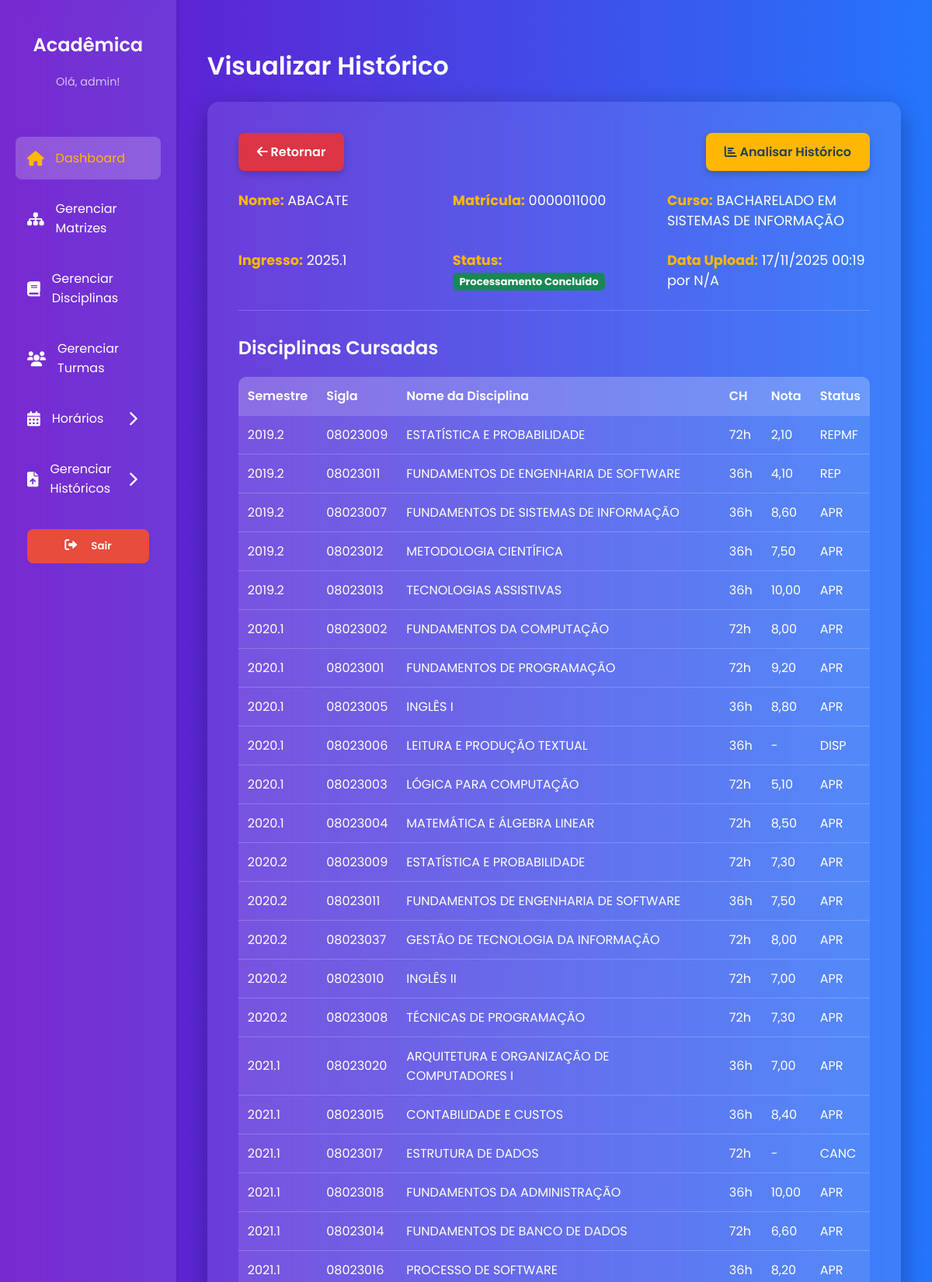
The app's page /historicos/detalhe/22/ (signed in, upper part) with its own data.
### core/models.py (models this page shows, shortened)
class Usuario(AbstractUser):
    gestao_inicio = models.DateField(
        null=True,
        blank=True,
        verbose_name="Início da Gestão"
    )
    portaria = models.CharField(
        max_length=15,
        null=True,
        blank=True,
        verbose_name="Número da Portaria"
    )
    groups = models.ManyToManyField(
        'auth.Group',
        related_name='core_usuarios',
        blank=True,
        help_text='The groups this user belongs to.',
        related_query_name='core_usuario',
        verbose_name="Grupos de Usuário"
    )
    user_permissions = models.ManyToManyField(
        'auth.Permission',
        related_name='core_usuarios',
        blank=True,
        help_text='Specific permissions for this user.',
        related_query_name='core_usuario',
        verbose_name="Permissões de Usuário"
    )
    class Meta:
        db_table = 'USUARIO'
        verbose_name = "Usuário"
        verbose_name_plural = "Usuários"

### upload/models.py (models this page shows, shortened)
class Historico(models.Model):
    STATUS_CHOICES = [
        ('PENDENTE', 'Processamento Pendente'),
        ('CONCLUIDO', 'Processamento Concluído'),
        ('ERRO', 'Erro no Processamento'),
    ]
    aluno = models.ForeignKey(
        Aluno,
        on_delete=models.CASCADE,
        verbose_name="Aluno",
        related_name='historicos' # Permite consultar facilmente historicos do aluno
    )
    usuario = models.ForeignKey(
        Usuario,
        on_delete=models.SET_NULL, # Mantém o histórico mesmo que o coordenador seja excluído
        null=True,
        verbose_name="Coordenador Responsável"
    )
    data_upload = models.DateTimeField(
        auto_now_add=True,
        verbose_name="Data de Upload"
    )
    status = models.CharField(
        max_length=20,
        choices=STATUS_CHOICES,
        default='PENDENTE',
        verbose_name="Status de Processamento"
    )
    arquivo_original = models.FileField(
        upload_to='historicos/',
        null=True,
        blank=True,
        verbose_name="Arquivo PDF Original"
    )
    class Meta:
        db_table = 'HISTORICO'
        verbose_name = "Histórico Escolar"
        verbose_name_plural = "Históricos Escolares"

class Aluno(models.Model):
    nome = models.CharField(max_length=100)
    matricula = models.CharField(max_length=10, unique=True)
    curso = models.CharField(max_length=100, verbose_name="Curso de Ingresso")
    ano_ingresso = models.CharField(max_length=6, verbose_name="Ano de Ingresso")
    class Meta:
        db_table = 'ALUNO'
        verbose_name = "Aluno"
        verbose_name_plural = "Alunos"

class HistoricoItens(models.Model):
    historico = models.ForeignKey(
        Historico,
        on_delete=models.CASCADE,
        verbose_name="Histórico",
        related_name='itens'
    )
    disciplina_nome = models.CharField(max_length=200, verbose_name="Nome da Disciplina")
    disciplina_sigla = models.CharField(max_length=10, verbose_name="Sigla")
    ch = models.IntegerField(verbose_name="Carga Horária")
    nota = models.DecimalField(max_digits=5, decimal_places=2, null=True, blank=True)
    frequencia = models.IntegerField(null=True, blank=True, verbose_name="Frequência (%)")
    status_disciplina = models.CharField(max_length=50, verbose_name="Situação") # Ex: APROVADO, REPROVADO, CANCELADO
    semestre_cursado = models.CharField(max_length=10, verbose_name="Semestre Cursado") # Ex: 2021.1
    class Meta:
        db_table = 'HISTORICO_ITENS'
        verbose_name = "Item de Histórico"
        verbose_name_plural = "Itens de Histórico"

### upload/views.py (the view)
# urls.py: path('historicos/detalhe/<int:pk>/', views.consultar_historico_detalhe, name='consultar_historico_detalhe'),
@login_required
def consultar_historico_detalhe(request, pk):
    historico = get_object_or_404(Historico.objects.select_related('aluno'), pk=pk)
    itens = HistoricoItens.objects.filter(historico=historico).order_by('semestre_cursado', 'disciplina_nome')
    return render(request, 'upload/consultar_historico_detalhe.html', {
        'historico': historico,
        'itens': itens
    })

### upload/templates/upload/consultar_historico_detalhe.html (shortened to what this page needs)
{% extends 'core/base.html' %}
{% load static %} {% block title %}Detalhe do Histórico{% endblock %}
{% block page_title %}Visualizar Histórico{% endblock %} {% block content %}
    <div style="display: flex; justify-content: space-between; align-items: center; margin-bottom: 20px;">
        <a href="{% url 'upload:consultar_historicos' %}" class="cancel-button">
            <i class="fas fa-arrow-left"></i> Retornar
        </a>
        <a href="{% url 'analytics:analisar_historico' historico_pk=historico.pk %}" class="cta-button"> <i class="fas fa-chart-bar"></i> Analisar Histórico
        </a>
        </div>
    <div class="aluno-info">
        <p><strong>Nome:</strong> {{ historico.aluno.nome }}</p>
        <p><strong>Matrícula:</strong> {{ historico.aluno.matricula }}</p>
        <p><strong>Curso:</strong> {{ historico.aluno.curso }}</p>
        <p><strong>Ingresso:</strong> {{ historico.aluno.ano_ingresso }}</p>
        <p><strong>Status:</strong>
            <span class="status-badge
                {% if historico.status == 'CONCLUIDO' %}status-concluido
                {% elif historico.status == 'PENDENTE' %}status-pendente
                {% else %}status-erro
                {% endif %}">
                {{ historico.get_status_display }}
            </span>
        </p>
        <p><strong>Data Upload:</strong> {{ historico.data_upload|date:"d/m/Y H:i" }} por {{ historico.usuario.nome_completo|default:'N/A' }}</p>
    </div>
    <h2 style="text-align: left; font-size: 1.5em; margin-bottom: 20px;">Disciplinas Cursadas</h2>
    <table>
        <thead>
            <tr>
                <th>Semestre</th>
                <th>Sigla</th>
                <th>Nome da Disciplina</th>
                <th>CH</th>
                <th>Nota</th>
                <th>Status</th>
            </tr>
        </thead>
        <tbody>
            {% for item in itens %}
            <tr>
                <td>{{ item.semestre_cursado }}</td>
                <td>{{ item.disciplina_sigla }}</td>
                <td>{{ item.disciplina_nome }}</td>
                <td>{{ item.ch }}h</td> <td>{{ item.nota|default_if_none:"-" }}</td>
                <td>{{ item.status_disciplina }}</td>
            </tr>
            {% empty %}
            <tr>
                <td colspan="6">Nenhum item encontrado neste histórico.</td>
            </tr>
            {% endfor %}
        </tbody>
    </table>
{% endblock %}

### core/templates/core/base.html (shortened to what this page needs)
{% load static %}
<!DOCTYPE html>
<html lang="pt-br">
<head>
    <link rel="stylesheet" href="https://cdnjs.cloudflare.com/ajax/libs/font-awesome/6.0.0-beta3/css/all.min.css">
</head>
<body>
    <div class="dashboard-container">
        <aside class="sidebar">
            <div class="sidebar-header">
                <h2>Acadêmica</h2>
                <p>Olá, {{ user.username }}!</p>
            </div>
            <nav class="sidebar-nav">
                <ul>
                    <li><a href="{% url 'painel' %}" class="active"><i class="fas fa-home"></i> Dashboard</a></li>
                    <li><a href="{% url 'listar_matrizes' %}"><i class="fas fa-sitemap"></i> Gerenciar Matrizes</a></li>
                    <li><a href="{% url 'listar_disciplinas' %}"><i class="fas fa-book"></i> Gerenciar Disciplinas</a></li>
                    <li><a href="{% url 'listar_turmas' %}"><i class="fas fa-users"></i> Gerenciar Turmas</a></li>
                    <li class="dropdown-container">
                        <a href="#" id="horarios-dropdown-toggle" class="dropdown-toggle">
                            <i class="fas fa-calendar-alt"></i>
                            <span>Horários</span>
                            <i class="fas fa-chevron-right arrow"></i>
                        </a>
                    </li>
                    <li class="dropdown-container">
                        <a href="#" id="historicos-dropdown-toggle" class="dropdown-toggle">
                            <i class="fas fa-file-upload"></i>
                            <span>Gerenciar Históricos</span>
                            <i class="fas fa-chevron-right arrow"></i>
                        </a>
                    </li>
                    <li><a href="{% url 'logout' %}" style="text-decoration: none; display: block; margin-bottom: 15px;">
            <button type="button" style="
                width: 100%;
                background-color: #e74c3c;
                color: white;
                border: none;
                padding: 12px;
                border-radius: 8px;
                cursor: pointer;
                font-weight: 600;
                transition: background 0.3s;
                font-family: 'Poppins', sans-serif;">
                <i class="fas fa-sign-out-alt"></i> Sair
            </button>
        </a></li>
                </ul>
            </nav>
        </aside>
        <main class="main-content">
            <div class="header">
                <h1>{% block page_title %}{% endblock %}</h1>
            </div>
            <div class="content-card">
                {% block content %}{% endblock %}
            </div>
        </main>
    </div>
</body>
</html>

### core/templates/core/base.html (style rules this page uses)
:root { --primary-color-dark: #6a11cb; --primary-color-light: #2575fc; --accent-color: #ffb703; --accent-color-hover: #fb8500; --text-color: #fff; --container-bg: rgba(255, 255, 255, 0.1); }
body { font-family: 'Poppins', sans-serif; background: linear-gradient(to right, var(--primary-color-dark), var(--primary-color-light)); color: var(--text-color); margin: 0; padding: 0; min-height: 100vh; box-sizing: border-box; }
.dashboard-container { display: flex; min-height: 100vh; }
.sidebar { width: 250px; background-color: rgba(255, 255, 255, 0.1); backdrop-filter: blur(10px); padding: 20px; box-shadow: 2px 0 5px rgba(0, 0, 0, 0.1); display: flex; flex-direction: column; transition: transform 0.3s ease; }
.sidebar-header { text-align: center; margin-bottom: 30px; }
.sidebar-header h2 { font-size: 1.5em; font-weight: 600; }
.sidebar-header p { font-size: 0.9em; color: rgba(255, 255, 255, 0.7); }
.sidebar-nav ul { list-style: none; padding: 0; }
.sidebar-nav a { display: flex; align-items: center; color: #fff; text-decoration: none; padding: 15px; margin-bottom: 10px; border-radius: 8px; transition: all 0.3s ease; font-weight: 400; }
.sidebar-nav a i { margin-right: 15px; font-size: 1.2em; }
.sidebar-nav a:hover, .sidebar-nav a.active { background-color: rgba(255, 255, 255, 0.2); color: #ffb703; }
.dropdown-container { position: relative; }
.dropdown-toggle { display: flex; align-items: center; color: #fff; text-decoration: none; padding: 15px; margin-bottom: 10px; border-radius: 8px; transition: all 0.3s ease; font-weight: 400; cursor: pointer; }
.dropdown-toggle i { margin-right: 15px; font-size: 1.2em; }
.dropdown-toggle .arrow { margin-left: auto; transition: transform 0.3s ease; }
.main-content { flex-grow: 1; padding: 40px; display: flex; flex-direction: column; }
.content-card { background-color: rgba(255, 255, 255, 0.1); backdrop-filter: blur(10px); padding: 40px; border-radius: 15px; box-shadow: 0 10px 30px rgba(0, 0, 0, 0.3); }
h1, h2 { font-weight: 600; }
.cta-button, .cancel-button, .delete-button { display: inline-block; padding: 12px 24px; background-color: var(--accent-color); color: #2c3e50; text-decoration: none; border-radius: 8px; font-weight: 600; transition: all 0.3s ease; box-shadow: 0 4px 10px rgba(0, 0, 0, 0.2); text-align: center; cursor: pointer; border: none; font-family: 'Poppins', sans-serif; }
.cancel-button { background-color: #dc3545; color: #fff; }
table { width: 100%; border-collapse: collapse; margin-top: 20px; background-color: rgba(255, 255, 255, 0.1); border-radius: 10px; overflow: hidden; }
th, td { padding: 12px; text-align: left; border-bottom: 1px solid rgba(255, 255, 255, 0.2); }
th { font-weight: 600; background-color: rgba(255, 255, 255, 0.15); }

### upload/templates/upload/consultar_historico_detalhe.html (style rules this page uses)
.aluno-info { display: grid; grid-template-columns: repeat(auto-fit, minmax(250px, 1fr)); gap: 15px; margin-bottom: 30px; padding-bottom: 20px; border-bottom: 1px solid rgba(255, 255, 255, 0.2); }
.aluno-info p { margin: 5px 0; font-size: 1.1em; }
.aluno-info p strong { color: var(--accent-color); }
.status-badge { display: inline-block; padding: 0.35em 0.65em; font-size: .75em; font-weight: 700; line-height: 1; color: #fff; text-align: center; white-space: nowrap; vertical-align: baseline; border-radius: 0.375rem; }
.status-concluido { background-color: #198754; }

### records on screen
Usuario: username "admin"
Historico: aluno.nome "ABACATE", aluno.matricula "0000011000", aluno.curso "BACHARELADO EM SISTEMAS DE INFORMAÇÃO", aluno.ano_ingresso "2025.1", status "Processamento Concluído", data_upload "17/11/2025 00:19", usuario.nome_completo "N/A"
HistoricoItens: semestre_cursado "2019.2", disciplina_sigla "08023009", disciplina_nome "ESTATÍSTICA E PROBABILIDADE", ch "72", nota "2,10", status_disciplina "REPMF"
HistoricoItens: semestre_cursado "2019.2", disciplina_sigla "08023011", disciplina_nome "FUNDAMENTOS DE ENGENHARIA DE SOFTWARE", ch "36", nota "4,10", status_disciplina "REP"
HistoricoItens: semestre_cursado "2019.2", disciplina_sigla "08023007", disciplina_nome "FUNDAMENTOS DE SISTEMAS DE INFORMAÇÃO", ch "36", nota "8,60", status_disciplina "APR"
HistoricoItens: semestre_cursado "2019.2", disciplina_sigla "08023012", disciplina_nome "METODOLOGIA CIENTÍFICA", ch "36", nota "7,50", status_disciplina "APR"
HistoricoItens: semestre_cursado "2019.2", disciplina_sigla "08023013", disciplina_nome "TECNOLOGIAS ASSISTIVAS", ch "36", nota "10,00", status_disciplina "APR"
HistoricoItens: semestre_cursado "2020.1", disciplina_sigla "08023002", disciplina_nome "FUNDAMENTOS DA COMPUTAÇÃO", ch "72", nota "8,00", status_disciplina "APR"
HistoricoItens: semestre_cursado "2020.1", disciplina_sigla "08023001", disciplina_nome "FUNDAMENTOS DE PROGRAMAÇÃO", ch "72", nota "9,20", status_disciplina "APR"
HistoricoItens: semestre_cursado "2020.1", disciplina_sigla "08023005", disciplina_nome "INGLÊS I", ch "36", nota "8,80", status_disciplina "APR"
HistoricoItens: semestre_cursado "2020.1", disciplina_sigla "08023006", disciplina_nome "LEITURA E PRODUÇÃO TEXTUAL", ch "36", nota "-", status_disciplina "DISP"
HistoricoItens: semestre_cursado "2020.1", disciplina_sigla "08023003", disciplina_nome "LÓGICA PARA COMPUTAÇÃO", ch "72", nota "5,10", status_disciplina "APR"
HistoricoItens: semestre_cursado "2020.1", disciplina_sigla "08023004", disciplina_nome "MATEMÁTICA E ÁLGEBRA LINEAR", ch "72", nota "8,50", status_disciplina "APR"
HistoricoItens: semestre_cursado "2020.2", disciplina_sigla "08023009", disciplina_nome "ESTATÍSTICA E PROBABILIDADE", ch "72", nota "7,30", status_disciplina "APR"
HistoricoItens: semestre_cursado "2020.2", disciplina_sigla "08023011", disciplina_nome "FUNDAMENTOS DE ENGENHARIA DE SOFTWARE", ch "36", nota "7,50", status_disciplina "APR"
HistoricoItens: semestre_cursado "2020.2", disciplina_sigla "08023037", disciplina_nome "GESTÃO DE TECNOLOGIA DA INFORMAÇÃO", ch "72", nota "8,00", status_disciplina "APR"
HistoricoItens: semestre_cursado "2020.2", disciplina_sigla "08023010", disciplina_nome "INGLÊS II", ch "72", nota "7,00", status_disciplina "APR"
HistoricoItens: semestre_cursado "2020.2", disciplina_sigla "08023008", disciplina_nome "TÉCNICAS DE PROGRAMAÇÃO", ch "72", nota "7,30", status_disciplina "APR"
HistoricoItens: semestre_cursado "2021.1", disciplina_sigla "08023020", disciplina_nome "ARQUITETURA E ORGANIZAÇÃO DE COMPUTADORES I", ch "36", nota "7,00", status_disciplina "APR"
HistoricoItens: semestre_cursado "2021.1", disciplina_sigla "08023015", disciplina_nome "CONTABILIDADE E CUSTOS", ch "36", nota "8,40", status_disciplina "APR"
HistoricoItens: semestre_cursado "2021.1", disciplina_sigla "08023017", disciplina_nome "ESTRUTURA DE DADOS", ch "72", nota "-", status_disciplina "CANC"
HistoricoItens: semestre_cursado "2021.1", disciplina_sigla "08023018", disciplina_nome "FUNDAMENTOS DA ADMINISTRAÇÃO", ch "36", nota "10,00", status_disciplina "APR"
HistoricoItens: semestre_cursado "2021.1", disciplina_sigla "08023014", disciplina_nome "FUNDAMENTOS DE BANCO DE DADOS", ch "72", nota "6,60", status_disciplina "APR"
HistoricoItens: semestre_cursado "2021.1", disciplina_sigla "08023016", disciplina_nome "PROCESSO DE SOFTWARE", ch "36", nota "8,20", status_disciplina "APR"
